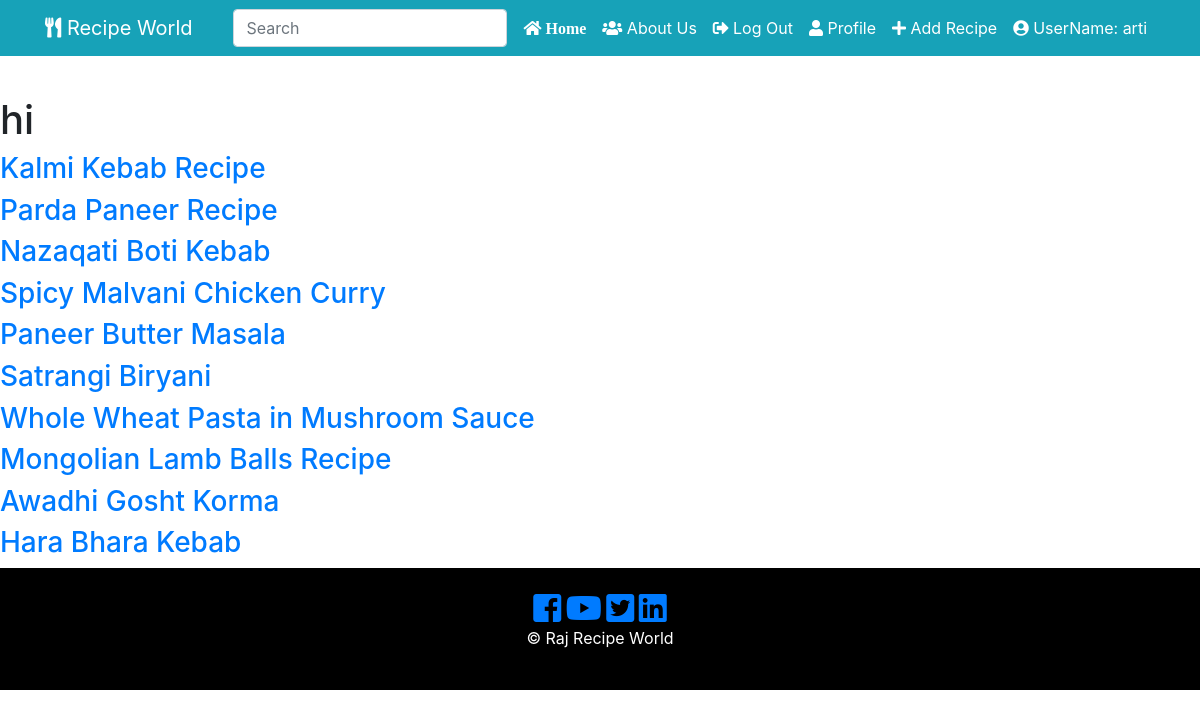
The app's page /search (signed in) with its own data.
### recipe_app/models.py (models this page shows, shortened)
class User(db.Model, UserMixin):
     __tablename__ = 'users'
     id = db.Column(db.Integer, primary_key = True)
     picture = db.Column(db.String(128), default='default_profile.png', nullable=False)
     email = db.Column(db.String(64), unique=True, index=True)
     username = db.Column(db.String(64), unique=True, index=True)
     password_hash = db.Column(db.String(128))
     recipe = db.relationship('RecipePost', backref='author', lazy=True)
     def __repr__(self):
        return f"UserName: {self.username}"

class RecipePost(db.Model):
    __searchable__ = ['recipe_name']
    users = db.relationship(User)
    id = db.Column(db.Integer, primary_key=True)
    user_id = db.Column(db.Integer, db.ForeignKey('users.id'), nullable=False)
    date = db.Column(db.DateTime, nullable=False, default=datetime.utcnow)
    recipe_image = db.Column(db.String(128), default=None, nullable=True)
    recipe_name = db.Column(db.String(164), nullable=False)
    course = db.Column(db.String(164), nullable=False)
    food_category = db.Column(db.String(164), nullable=False)
    cuisine = db.Column(db.String(164), nullable=False)
    prep_time = db.Column(db.String(164), nullable=False)
    cook_time = db.Column(db.String(164), nullable=False)
    allergens = db.Column(db.String(164), nullable=False)
    serving = db.Column(db.String(164), nullable=False)
    ingredients = db.Column(db.Text, nullable=False)
    recipe_description = db.Column(db.Text, nullable=False)

### recipe_app/search/views.py (the view)
@search.route('/search', methods=['GET','POST'])
def search_result():
	form = SearchForm()
	recipe_search = RecipePost.query.all()
	if form.validate_on_submit():
		recipe_search =RecipePost.query.order_by(RecipePost.recipe_name.like('%' + form.form.data + '%'))
		return render_template('search.html', recipe_search = recipe_search, form=form)
	return render_template('search.html', recipe_search = recipe_search)

### recipe_app/search/forms.py
class SearchForm(FlaskForm):
	searchRecipe = StringField('Search', validators=[DataRequired()])

### recipe_app/models.py (called while the page is built)
@login_manager.user_loader
def load_user(user_id):
    return User.query.get(user_id)

### recipe_app/templates/search.html
{% extends "base.html" %}
{% block content %}
<h1> hi </h1>
    {% for recipe in recipe_search%}
      <h3> <a href="{{ url_for('recipe_posts.recipe_post', recipe_post_id=recipe.id) }}">{{ recipe.recipe_name }}</a> </h3>
         {% endfor %}
  {% endblock content %}

### recipe_app/templates/base.html (shortened to what this page needs)
<!DOCTYPE html>
<html lang="en">
  <head>
      <link rel="stylesheet" href="https://stackpath.bootstrapcdn.com/bootstrap/4.3.1/css/bootstrap.min.css">
      <link type="text/css" rel="stylesheet" href="{{ url_for('static', filename='css/master.css') }}"/>
      <link rel="stylesheet" href="https://use.fontawesome.com/releases/v5.3.1/css/all.css"
>
      <link rel="stylesheet" href="https://cdnjs.cloudflare.com/ajax/libs/ekko-lightbox/5.3.0/ekko-lightbox.css" />
      <link rel="stylesheet" href="https://cdnjs.cloudflare.com/ajax/libs/slick-carousel/1.9.0/slick.css" />
      <link rel="stylesheet" href="https://cdnjs.cloudflare.com/ajax/libs/slick-carousel/1.9.0/slick-theme.min.css" />
  </head>
<body>
  <header class="py-5" >
<nav class="navbar navbar-expand-sm navbar-dark bg-info fixed-top ">
    <div class="container">
      <a href="{{ url_for('core.index') }}" target="_blank" class="navbar-brand"> <i class="fas fa-utensils icon-nav"></i> Recipe World</a>
      <div class="collapse navbar-collapse" id="navbarCollapse">
      <ul class="navbar-nav ml-auto">
      <form class="form-inline my-2 my-lg-0" method="GET" action="{{ url_for('search.search_result') }}">
        <input class="form-control mr-sm-2" type="search" placeholder="Search" aria-label="Search">
      </form>
            <li class="nav-item active">
              <a class="nav-link text-white" href="{{ url_for('core.index') }}">
                <i class="fas fa-home icon-nav"> Home </i>
              </a>
            </li>
            <li class="nav-item">
              <a class="nav-link text-white" href="{{ url_for('core.info') }}"> <i class="fas fa-users icon-nav"></i> About Us</a>
            </li>
            {% if current_user.is_authenticated %}
            <li class="nav-item">
                <a class="nav-link text-white" href="{{ url_for('users.logout') }}"> <i class="fas fa-sign-out-alt icon-nav"></i> Log Out </a>
            </li>
            <li class="nav-item">
                <a class="nav-link text-white" href="{{ url_for('users.account') }}">
                  <i class="fas fa-user icon-nav"> </i> Profile </a>
            </li>
            <li class="nav-item">
                <a class="nav-link text-white" href="{{ url_for('recipe_posts.create_recipe') }}">
                  <i class="fas fa-plus icon-nav"></i> Add Recipe</a>
            </li>
             <li class="nav-item">
                <a class="nav-link text-white" href="{{ url_for('users.user_recipies' , username=current_user.username) }}"> <i class="fas fa-user-circle icon-nav"> </i> {{ current_user }} </a>
              </li>
              {% endif %}
    </ul>
    </div>
   </div>
  </nav>
 </header>
  {% block content %}
  {% endblock %}
         <footer id="main-footer" class="text-center p-4">
          <div class="container">
              <div class="row">
                <div class="col">
                    <a href="#"> <i class="fab fa-facebook-square fa-2x"> </i> </a>
                    <a href="#"> <i class="fab fa-youtube fa-2x"> </i> </a>
                    <a href="#"> <i class="fab fa-twitter-square fa-2x"></i> </a>
                    <a href="#"> <i class="fab fa-linkedin fa-2x"></i> </a>
                  <p> &copy;
                     Raj Recipe World </p>
                </div>
              </div>
            </div>
          </footer>
  </body>
</html>

### recipe_app/static/css/master.css (style rules this page uses)
#main-footer { background: #000; color: #fff; }

### records on screen
User: username "UserName: arti"
RecipePost: recipe_name "Kalmi Kebab Recipe"
RecipePost: recipe_name "Parda Paneer Recipe"
RecipePost: recipe_name "Nazaqati Boti Kebab"
RecipePost: recipe_name "Spicy Malvani Chicken Curry"
RecipePost: recipe_name "Paneer Butter Masala"
RecipePost: recipe_name "Satrangi Biryani"
RecipePost: recipe_name "Whole Wheat Pasta in Mushroom Sauce"
RecipePost: recipe_name "Mongolian Lamb Balls Recipe"
RecipePost: recipe_name "Awadhi Gosht Korma"
RecipePost: recipe_name "Hara Bhara Kebab"
